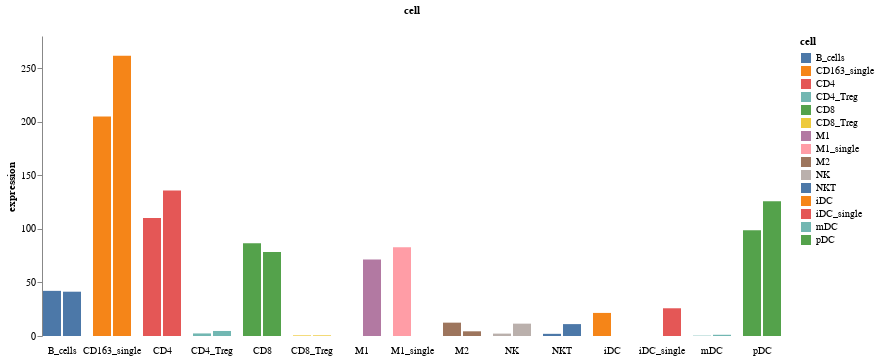

Notebook code cell kept with this figure:
### Code cell
alt.Chart(db).mark_bar().encode(
    x=alt.X('location', axis=None),
    y=alt.Y('expression', axis=alt.Axis(grid=False)),
    column=alt.Column('cell', header=alt.Header(labelOrient='bottom'), spacing=10),
    color='cell'
).configure_view(strokeWidth=0)

### Figure 1 — Vega-Lite specification as saved in the notebook (floating-point values rounded to 4 significant figures)
{"config": {"view": {"continuousWidth": 400, "continuousHeight": 300, "strokeWidth": 0}}, "data": {"name": "data-b555f3a2c5130f3cccb354fcebcfe7a6"}, "mark": "bar", "encoding": {"color": {"type": "nominal", "field": "cell"}, "column": {"type": "nominal", "field": "cell", "header": {"labelOrient": "bottom"}, "spacing": 10}, "x": {"type": "nominal", "axis": null, "field": "location"}, "y": {"type": "quantitative", "axis": {"grid": false}, "field": "expression"}}, "$schema": "https://vega.github.io/schema/vega-lite/v4.0.2.json", "datasets": {"data-b555f3a2c5130f3cccb354fcebcfe7a6": [{"tumor": "lung", "cell": "CD4", "location": "TUMOR", "cell_full": "CD4_TUMOR", "expression": 135.9, "coef": 0.9517, "lower": 0.5945, "upper": 1.523, "p": 0.8366}, {"tumor": "lung", "cell": "CD4_Treg", "location": "TUMOR", "cell_full": "CD4_Treg_TUMOR", "expression": 4.696, "coef": 0.9658, "lower": 0.5889, "upper": 1.584, "p": 0.8904}, {"tumor": "lung", "cell": "CD8", "location": "TUMOR", "cell_full": "CD8_TUMOR", "expression": 78.42, "coef": 0.7335, "lower": 0.4578, "upper": 1.175, "p": 0.1975}, {"tumor": "lung", "cell": "CD8_Treg", "location": "TUMOR", "cell_full": "CD8_Treg_TUMOR", "expression": 0.646, "coef": 0.6706, "lower": 0.3952, "upper": 1.138, "p": 0.1385}, {"tumor": "lung", "cell": "B_cells", "location": "TUMOR", "cell_full": "B_cells_TUMOR", "expression": 41.35, "coef": 0.8494, "lower": 0.5247, "upper": 1.375, "p": 0.5066}, {"tumor": "lung", "cell": "CD4", "location": "STROMA", "cell_full": "CD4_STROMA", "expression": 110.2, "coef": 1.257, "lower": 0.7133, "upper": 2.216, "p": 0.4284}, {"tumor": "lung", "cell": "CD4_Treg", "location": "STROMA", "cell_full": "CD4_Treg_STROMA", "expression": 2.396, "coef": 0.9522, "lower": 0.5267, "upper": 1.721, "p": 0.8712}, {"tumor": "lung", "cell": "CD8", "location": "STROMA", "cell_full": "CD8_STROMA", "expression": 86.6, "coef": 0.6955, "lower": 0.3929, "upper": 1.231, "p": 0.2128}, {"tumor": "lung", "cell": "CD8_Treg", "location": "STROMA", "cell_full": "CD8_Treg_STROMA", "expression": 0.6174, "coef": 0.4304, "lower": 0.2192, "upper": 0.8451, "p": 0.01433}, {"tumor": "lung", "cell": "B_cells", "location": "STROMA", "cell_full": "B_cells_STROMA", "expression": 42.13, "coef": 0.7325, "lower": 0.4077, "upper": 1.316, "p": 0.2977}, {"tumor": "lung", "cell": "NK", "location": "TUMOR", "cell_full": "NK_TUMOR", "expression": 11.53, "coef": 0.7709, "lower": 0.4608, "upper": 1.29, "p": 0.3217}, {"tumor": "lung", "cell": "NKT", "location": "TUMOR", "cell_full": "NKT_TUMOR", "expression": 11.1, "coef": 0.8926, "lower": 0.5337, "upper": 1.493, "p": 0.6649}, {"tumor": "lung", "cell": "M1", "location": "TUMOR", "cell_full": "M1_TUMOR", "expression": 71.44, "coef": 0.7721, "lower": 0.4731, "upper": 1.26, "p": 0.3005}, {"tumor": "lung", "cell": "CD163_single", "location": "TUMOR", "cell_full": "CD163_single_TUMOR", "expression": 261.6, "coef": 0.7335, "lower": 0.4484, "upper": 1.2, "p": 0.2173}, {"tumor": "lung", "cell": "M2", "location": "TUMOR", "cell_full": "M2_TUMOR", "expression": 4.375, "coef": 1.137, "lower": 0.6799, "upper": 1.903, "p": 0.6239}, {"tumor": "lung", "cell": "NK", "location": "STROMA", "cell_full": "NK_STROMA", "expression": 2.235, "coef": 0.6335, "lower": 0.3321, "upper": 1.208, "p": 0.1659}, {"tumor": "lung", "cell": "NKT", "location": "STROMA", "cell_full": "NKT_STROMA", "expression": 2.023, "coef": 1.118, "lower": 0.6066, "upper": 2.06, "p": 0.7208}, {"tumor": "lung", "cell": "M1_single", "location": "STROMA", "cell_full": "M1_single_STROMA", "expression": 82.79, "coef": 1.221, "lower": 0.6778, "upper": 2.198, "p": 0.5066}, {"tumor": "lung", "cell": "CD163_single", "location": "STROMA", "cell_full": "CD163_single_STROMA", "expression": 204.9, "coef": 1.221, "lower": 0.68, "upper": 2.193, "p": 0.5036}, {"tumor": "lung", "cell": "M2", "location": "STROMA", "cell_full": "M2_STROMA", "expression": 12.46, "coef": 2.002, "lower": 1.108, "upper": 3.616, "p": 0.02148}, {"tumor": "lung", "cell": "iDC_single", "location": "TUMOR", "cell_full": "iDC_single_TUMOR", "expression": 25.88, "coef": 0.7808, "lower": 0.4789, "upper": 1.273, "p": 0.3212}, {"tumor": "lung", "cell": "mDC", "location": "TUMOR", "cell_full": "mDC_TUMOR", "expression": 1.142, "coef": 0.8041, "lower": 0.4447, "upper": 1.454, "p": 0.4705}, {"tumor": "lung", "cell": "pDC", "location": "TUMOR", "cell_full": "pDC_TUMOR", "expression": 125.7, "coef": 1.403, "lower": 0.8602, "upper": 2.288, "p": 0.1749}, {"tumor": "lung", "cell": "iDC", "location": "STROMA", "cell_full": "iDC_STROMA", "expression": 21.54, "coef": 1.176, "lower": 0.6498, "upper": 2.127, "p": 0.5928}, {"tumor": "lung", "cell": "mDC", "location": "STROMA", "cell_full": "mDC_STROMA", "expression": 0.3319, "coef": 1.599, "lower": 0.8554, "upper": 2.99, "p": 0.1413}, {"tumor": "lung", "cell": "pDC", "location": "STROMA", "cell_full": "pDC_STROMA", "expression": 98.71, "coef": 0.6742, "lower": 0.3692, "upper": 1.231, "p": 0.1995}]}}
